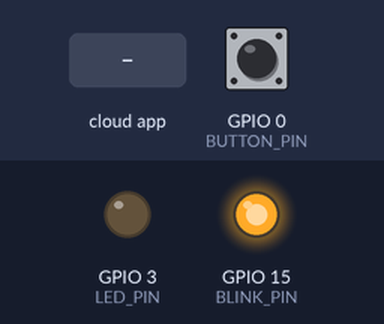
Recording of a sketch running on a simulated ESP8266 (NodeMCU). Parts: output pins drawn as LEDs (lit = HIGH). Dashed ring = blinking. Inputs (shaded band) come from the test bench; at power-on: GPIO 0 (BUTTON_PIN) HIGH. WiFi joins after 1.5 s; servers stay silent unless stated; what the sketch prints to the serial monitor is not drawn.

Above: at 2.7 s.
2.8 s: GPIO 0 (BUTTON_PIN) pulled LOW for 3.2 s
At 3.6 s:
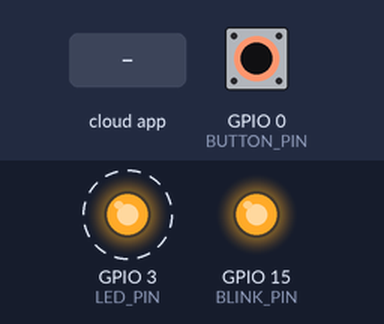
9.0 s: the phone or cloud app sets 61b08c50695fce5c87487e3a to 1
At 9.9 s:
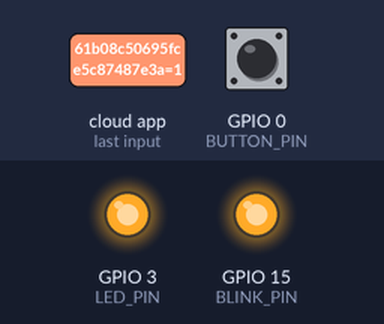
10.5 s: GPIO 0 (BUTTON_PIN) pulled LOW for 0.15 s
At 11.3 s:
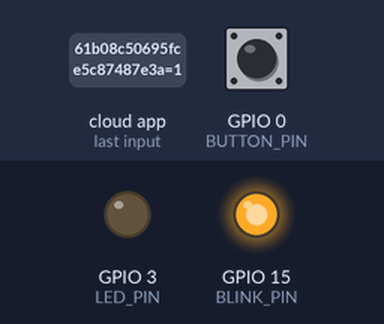
12.1 s: GPIO 0 (BUTTON_PIN) pulled LOW for 1 s
At 12.5 s:
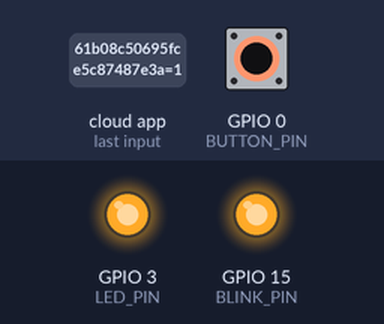
Timing chart, 0 to 15.1 s (numbered marks = the images above; inputs shaded):
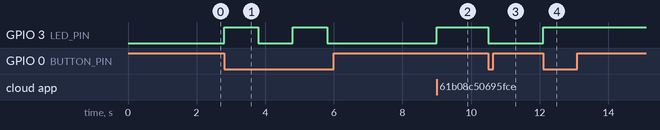

The sketch:

lamparaSal.ino
```cpp
/*
 * Example for how to use SinricPro Switch device:
 * - setup a switch device
 * - handle request using callback (turn on/off builtin led indicating device power state)
 * - send event to sinricPro server (flash button is used to turn on/off device manually)
 *
 * If you encounter any issues:
 * - check the readme.md at https://github.com/sinricpro/esp8266-esp32-sdk/blob/master/README.md
 * - ensure all dependent libraries are installed
 *   - see https://github.com/sinricpro/esp8266-esp32-sdk/blob/master/README.md#arduinoide
 *   - see https://github.com/sinricpro/esp8266-esp32-sdk/blob/master/README.md#dependencies
 * - open serial monitor and check whats happening
 * - check full user documentation at https://sinricpro.github.io/esp8266-esp32-sdk
 * - visit https://github.com/sinricpro/esp8266-esp32-sdk/issues and check for existing issues or open a new one
 */

// Uncomment the following line to enable serial debug output
//#define ENABLE_DEBUG

#ifdef ENABLE_DEBUG
       #define DEBUG_ESP_PORT Serial
       #define NODEBUG_WEBSOCKETS
       #define NDEBUG
#endif

#include <Arduino.h>
#ifdef ESP8266
       #include <ESP8266WiFi.h>
#endif
#ifdef ESP32
       #include <WiFi.h>
#endif

#include "SinricPro.h"
#include "SinricProSwitch.h"

#define WIFI_SSID         "HOMEFIBER2"
#define WIFI_PASS         "1A2B3C4D5E6F"
#define APP_KEY           "89a23f05-9a59-43ca-b889-950628ec3313"      // Should look like "de0bxxxx-1x3x-4x3x-ax2x-5dabxxxxxxxx"
#define APP_SECRET        "ba22c9d2-4225-4646-ac66-462f7f1a3e82-7f62173e-db80-4bc5-a9a1-b45e075b9098"   // Should look like "5f36xxxx-x3x7-4x3x-xexe-e86724a9xxxx-4c4axxxx-3x3x-x5xe-x9x3-333d65xxxxxx"
#define SWITCH_ID         "61b08c50695fce5c87487e3a"    // Should look like "5dc1564130xxxxxxxxxxxxxx"
#define BAUD_RATE         9600                // Change baudrate to your need

#define BUTTON_PIN 0   // GPIO for BUTTON (inverted: LOW = pressed, HIGH = released)
#define LED_PIN   3   // GPIO for LED (inverted)
#define BLINK_PIN 15

bool myPowerState = false;
unsigned long lastBtnPress = 0;

/* bool onPowerState(String deviceId, bool &state)
 *
 * Callback for setPowerState request
 * parameters
 *  String deviceId (r)
 *    contains deviceId (useful if this callback used by multiple devices)
 *  bool &state (r/w)
 *    contains the requested state (true:on / false:off)
 *    must return the new state
 *
 * return
 *  true if request should be marked as handled correctly / false if not
 */
bool onPowerState(const String &deviceId, bool &state) {
  Serial.printf("Device %s turned %s (via SinricPro) \r\n", deviceId.c_str(), state?"on":"off");
  myPowerState = state;
  digitalWrite(LED_PIN, myPowerState?HIGH:LOW);
  return true; // request handled properly
}

void handleButtonPress() {
  unsigned long actualMillis = millis(); // get actual millis() and keep it in variable actualMillis
  if (digitalRead(BUTTON_PIN) == LOW && actualMillis - lastBtnPress > 1000)  { // is button pressed (inverted logic! button pressed = LOW) and debounced?
    if (myPowerState) {     // flip myPowerState: if it was true, set it to false, vice versa
      myPowerState = false;
    } else {
      myPowerState = true;
    }
    digitalWrite(LED_PIN, myPowerState?HIGH:LOW); // if myPowerState indicates device turned on: turn on led (builtin led uses inverted logic: LOW = LED ON / HIGH = LED OFF)

    // get Switch device back
    SinricProSwitch& mySwitch = SinricPro[SWITCH_ID];
    // send powerstate event
    mySwitch.sendPowerStateEvent(myPowerState); // send the new powerState to SinricPro server
    Serial.printf("Device %s turned %s (manually via flashbutton)\r\n", mySwitch.getDeviceId().c_str(), myPowerState?"on":"off");

    lastBtnPress = actualMillis;  // update last button press variable
  }
}

// setup function for WiFi connection
void setupWiFi() {
  Serial.printf("\r\n[Wifi]: Connecting");
  WiFi.begin(WIFI_SSID, WIFI_PASS);

  while (WiFi.status() != WL_CONNECTED) {
    Serial.printf(".");
    delay(250);
  }
  Serial.printf("connected!\r\n[WiFi]: IP-Address is %s\r\n", WiFi.localIP().toString().c_str());
}

// setup function for SinricPro
void setupSinricPro() {
  // add device to SinricPro
  SinricProSwitch& mySwitch = SinricPro[SWITCH_ID];

  // set callback function to device
  mySwitch.onPowerState(onPowerState);

  // setup SinricPro
  SinricPro.onConnected([](){ Serial.printf("Connected to SinricPro\r\n"); });
  SinricPro.onDisconnected([](){ Serial.printf("Disconnected from SinricPro\r\n"); });
  //SinricPro.restoreDeviceStates(true); // Uncomment to restore the last known state from the server.
  SinricPro.begin(APP_KEY, APP_SECRET);
}

// main setup function
void setup() {
  pinMode(BUTTON_PIN, INPUT_PULLUP); // GPIO 0 as input, pulled high
  pinMode(LED_PIN, OUTPUT); // define LED GPIO as output
  pinMode(BLINK_PIN, OUTPUT); // define LED GPIO as output

  digitalWrite(LED_PIN, LOW); // turn off LED on bootup

  digitalWrite(BLINK_PIN, HIGH);

  Serial.begin(BAUD_RATE); Serial.printf("\r\n\r\n");
  setupWiFi();
  setupSinricPro();
}

void loop() {
  handleButtonPress();
  SinricPro.handle();
}
```

Measured:
- after the input at 2.8 s, GPIO 3 (LED_PIN): alternates HIGH for 1.0 s and LOW for 1.0 s, 4 changes in all, then stays LOW, starting at once
- after the input at 9.0 s, GPIO 3 (LED_PIN): LOW → HIGH at once
- after the input at 10.5 s, GPIO 3 (LED_PIN): HIGH → LOW at once
- after the input at 12.1 s, GPIO 3 (LED_PIN): LOW → HIGH at once
